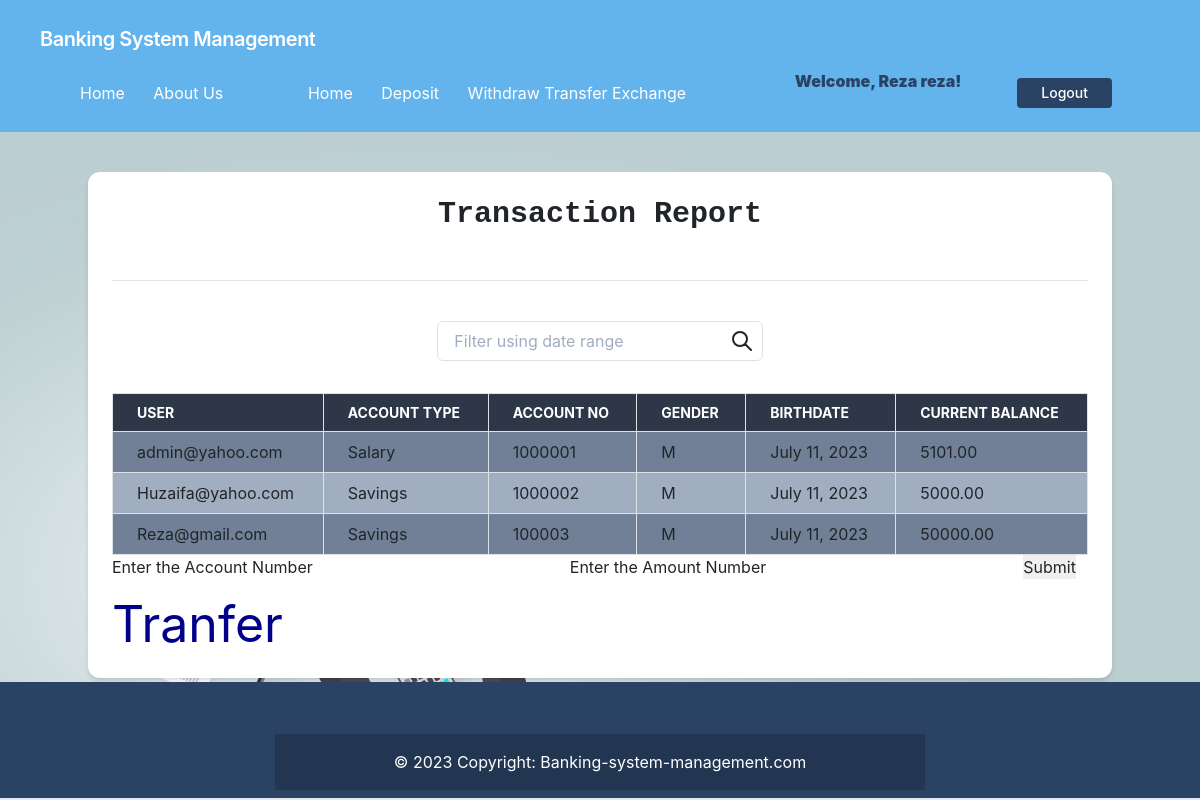
The app's page /tranfer/transfer/ (signed in) with its own data.
### accounts/models.py (models this page shows, shortened)
class User(AbstractUser):
    username = None
    email = models.EmailField(unique=True, null=False, blank=False)
    objects = UserManager()
    USERNAME_FIELD = 'email'
    REQUIRED_FIELDS = []
    def __str__(self):
        return self.email

class UserBankAccount(models.Model):
    user = models.OneToOneField(
        User,
        related_name='account',
        on_delete=models.CASCADE,
    )
    account_type = models.ForeignKey(
        BankAccountType,
        related_name='accounts',
        on_delete=models.CASCADE
    )
    account_no = models.PositiveIntegerField(unique=True)
    gender = models.CharField(max_length=1, choices=GENDER_CHOICE)
    birth_date = models.DateField(null=True, blank=True)
    balance = models.DecimalField(
        default=0,
        max_digits=12,
        decimal_places=2
    )
    interest_start_date = models.DateField(
        null=True, blank=True,
        help_text=(
            'The month number that interest calculation will start from'
        )
    )
    initial_deposit_date = models.DateField(null=True, blank=True)

class BankAccountType(models.Model):
    name = models.CharField(max_length=128)
    maximum_withdrawal_amount = models.DecimalField(
        decimal_places=2,
        max_digits=12
    )
    annual_interest_rate = models.DecimalField(
        validators=[MinValueValidator(0), MaxValueValidator(100)],
        decimal_places=2,
        max_digits=5,
        help_text='Interest rate from 0 - 100'
    )
    interest_calculation_per_year = models.PositiveSmallIntegerField(
        validators=[MinValueValidator(1), MaxValueValidator(12)],
        help_text='The number of times interest will be calculated per year'
    )
    def __str__(self):
        return self.name

### transfer/views.py (the view)
# urls.py: path('tranfer/', include('transfer.urls')),
def transfer(request):
    userbankaccount = UserBankAccount.objects.all()
    context ={'userbankaccount': userbankaccount}
    return render(request, 'transfer/transfer.html',context)

### templates/transfer/transfer.html (shortened to what this page needs)
{% extends 'core/base.html' %} {% load static %} {% block head_title %}Banking System{% endblock %}
 {% block content %}
 <div class="my-10 py-3 px-4 bg-white rounded-xl shadow-md">
    <h1 class="font-mono font-bold text-3xl text-center pb-5 pt-2">Transaction Report</h1>
    <hr />
 <form method="get" id="filter">
	<div class="flex justify-center">
		<div class="mt-10 h-10 pl-3 pr-2 bg-white border rounded-md border-gray-500 flex justify-between items-center relative  w-4/12">
			<input type="search" name="daterange" id="search" placeholder="Filter using date range" class="appearance-none w-full outline-none focus:outline-none active:outline-none" autocomplete="off" value="{{ request.GET.daterange}}" />
			<button type="submit" class="ml-1 outline-none focus:outline-none active:outline-none">
				<svg fill="none" stroke="currentColor" stroke-linecap="round" stroke-linejoin="round" stroke-width="2" viewBox="0 0 24 24" class="w-6 h-6">
					<path d="M21 21l-6-6m2-5a7 7 0 11-14 0 7 7 0 0114 0z"></path>
				</svg>
			</button>
		</div>
	</div>
</form>
	<table class="table-auto mx-auto w-full mt-8 border-collapse">
	<thead class="bg-gray-800 text-white">
		<tr class="uppercase font-semibold text-sm">
			<th class=" border border-black px-4 py-2">User</th>
			<th class=" border border-black px-4 py-2">Account Type</th>
			<th class=" border border-black px-4 py-2">account No</th>
			<th class=" border border-black px-4 py-2">Gender</th>
			<th class=" border border-black px-4 py-2">Birthdate</th>
			<th class=" border border-black px-4 py-2">Current Balance</th>
		</tr>
	</thead>
	<tbody>
		{% for list in userbankaccount %}
		<tr class="{% cycle 'bg-gray-600' 'bg-gray-500' %}">
			<td class="border border-blue-900 px-4 py-2"> {{list.user}} </td>
			<td class="border border-blue-900 px-4 py-2"> {{list.account_type}} </td>
			<td class="border border-blue-900 px-4 py-2"> {{list.account_no}} </td>
			<td class="border border-blue-900 px-4 py-2"> {{list.gender}} </td>
			<td class="border border-blue-900 px-4 py-2"> {{list.birth_date}} </td>
			<td class="border border-blue-900 px-4 py-2"> {{list.balance}} </td>
		</tr>
		{% endfor %}
	</tbody>
</table>
<div>
    <form action="" method="POST">
            <label>Enter the Account Number</label>
            <input type="text" name="acount_no">
            <label>Enter the Amount Number</label>
            <input type="number" name="amountno">
          <input type="submit" name="transfer">
        </form>
</div>
<a href=" {% url 'maketransfer' %} " style="background-color: white; color: darkblue;font-size: 50px"> <button> Tranfer </button></a>
</div>
{% endblock %}

### templates/core/navbar.html (shortened to what this page needs)
<nav class="flex items-center justify-between flex-wrap bg-blue-400 p-6 px-10">
    <div class="flex items-center flex-shrink-0 text-white mr-6">
        <span class="font-semibold text-xl tracking-tight text-white">Banking System Management</span>
    </div>
    <div class="w-full block flex-grow lg:flex lg:items-center lg:w-auto px-10">
        <div class="text-md lg:flex-grow">
            <a href=" {% url 'home' %} " class="block mt-4 lg:inline-block lg:mt-0 text-white hover:text-white mr-4">
                Home
            </a>
            <a href="{% url 'aboutus' %} " class="block mt-4 lg:inline-block lg:mt-0 text-white hover:text-white mr-4">
                About Us
            </a>
        </div>
        {% if request.user.is_authenticated %}
            <div class="text-md lg:flex-grow">
                <a href="{% url 'transactions:transaction_report' %}" class="block mt-4 lg:inline-block lg:mt-0 text-white hover:text-white mr-4">
                    Home
                </a>
                <a href="{% url 'transactions:deposit_money' %}" class="block mt-4 lg:inline-block lg:mt-0 text-white hover:text-white mr-4">
                    Deposit
                </a>
                <a href="{% url 'transactions:withdraw_money' %}" class="block mt-4 lg:inline-block lg:mt-0 text-white hover:text-white">
                    Withdraw
                </a>
                <a href="{% url 'transfer' %} " class="block mt-4 lg:inline-block lg:mt-0 text-white hover:text-white">
                    Transfer
                </a>
                <a href=" {% url 'exchange' %}  " class="block mt-4 lg:inline-block lg:mt-0 text-white hover:text-white">
                    Exchange
                </a>
            </div>
            <div class="flex w-auto">
                <div class="text-blue-900 my-auto font-black px-5">Welcome, {{ request.user.first_name }} {{ request.user.last_name }}!</div>
                <a href="{% url 'accounts:user_logout' %}" class="mx-2 inline-block font-medium text-sm px-4 py-2 leading-none bg-blue-900 rounded text-white border-white hover:border-transparent hover:text-gray-800 hover:bg-white mt-4 lg:mt-0">Logout</a>
            </div>
        {% endif %}
    </div>
</nav>

### records on screen
User: user.first_name "Reza", user.last_name "reza"
UserBankAccount: user "admin@yahoo.com", account_type "Salary", account_no "1000001", gender "M", birth_date "July 11, 2023", balance "5101.00"
UserBankAccount: user "Huzaifa@yahoo.com", account_type "Savings", account_no "1000002", gender "M", birth_date "July 11, 2023", balance "5000.00"
UserBankAccount: user "Reza@gmail.com", account_type "Savings", account_no "100003", gender "M", birth_date "July 11, 2023", balance "50000.00"
